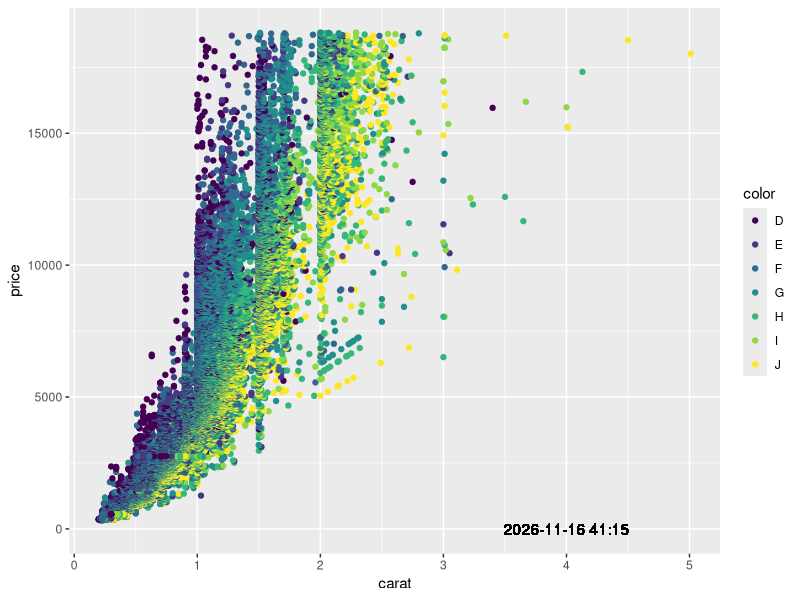

Write R code to recreate this figure.
## ---- chunk 1
datetime_label <- glue::glue("{lubridate::date(Sys.time())} {lubridate::minute(Sys.time())}:{lubridate::hour(Sys.time())}")

ggplot2::diamonds |> 
  ggplot2::ggplot() + 
  ggplot2::geom_point(ggplot2::aes(x = carat, y = price, group = color, color = color)) + 
  ggplot2::geom_text(ggplot2::aes(x = 4, y = 0), label = datetime_label)

